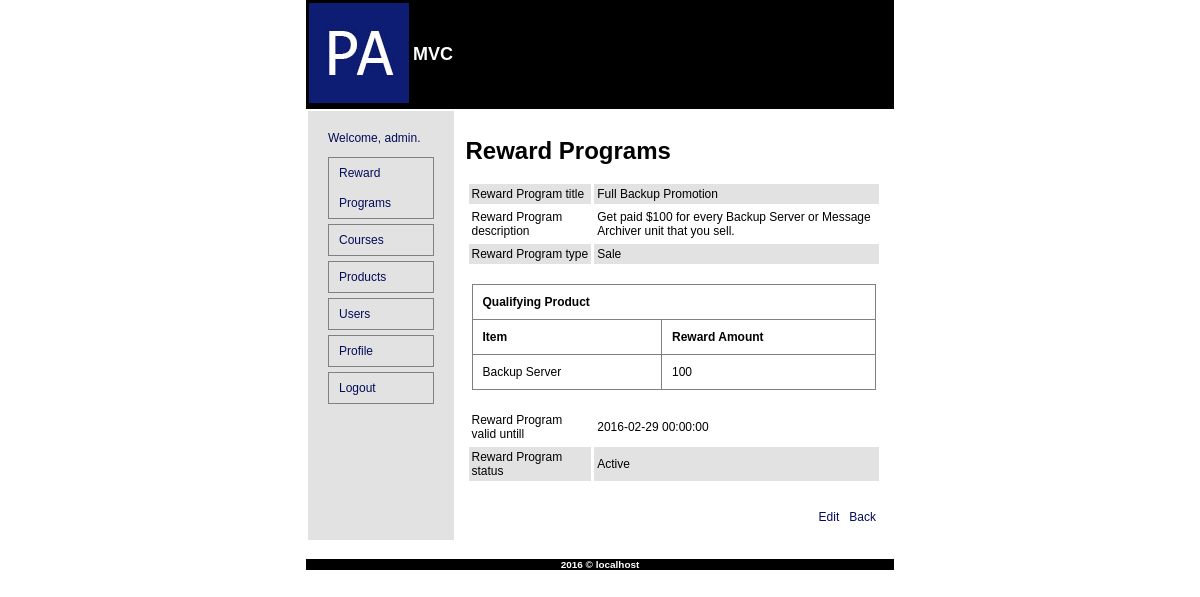
Page /?controller=rewardprogram&action=view&id=15 (signed in) on the committed database.
### tables this page shows
CREATE TABLE IF NOT EXISTS `brp_reward_program` (
  `id` int(11) NOT NULL AUTO_INCREMENT,
  `title` varchar(255) NOT NULL,
  `description` text NOT NULL,
  `type` varchar(25) NOT NULL,
  `validity` datetime NOT NULL,
  `added_on` datetime NOT NULL,
  `status` varchar(25) NOT NULL,
  PRIMARY KEY (`id`)
);

CREATE TABLE IF NOT EXISTS `brp_reward_program_item` (
  `id` int(11) NOT NULL AUTO_INCREMENT,
  `reward_program_id` int(11) NOT NULL,
  `item_id` int(11) NOT NULL,
  `amount` int(11) NOT NULL,
  PRIMARY KEY (`id`)
);

### index.php (called while the page is built, shortened)
<?php
try {
	require_once __SITE_PATH . "/config/routes.php";
}
catch(Exception $e) {
	render('error',array('message'=>$e->getMessage()));
}
?>

### app/models/rewardprogram.model.php (called while the page is built, shortened)
<?php
class RewardProgram{
	public static function show($arr = array()){
		global $db;
		if(empty($arr)){
			$st = $db->prepare("SELECT `id`, `title`, `description`, `type`, `validity`, `added_on`, `status` FROM `brp_reward_program`");
		}
		else if(!empty($arr['id'])){
			$st = $db->prepare("SELECT brp_reward_program.`id`, `title`, `description`, `type`, `validity`, `added_on`, `status`, `item_id`, `amount` FROM brp_reward_program, brp_reward_program_item WHERE brp_reward_program.id=:id AND reward_program_id=:id");
		}
		else{
			throw new Exception("Unsupported property!");
		}
		$st->execute($arr);
		return $st->fetchAll(PDO::FETCH_CLASS, "RewardProgram");
	}
}
?>

### config/db_helpers.php (called while the page is built, shortened)
<?php
	function getproduct($arr = array()){
		global $db;
		$st = $db->prepare("SELECT `title` FROM `brp_product` WHERE `id` = :id");
		$st->execute($arr);
		return $st->fetchAll(PDO::FETCH_CLASS, "RewardProgram");
	}
?>

### app/views/rewardprogram/view.php (the view, shortened to what this page needs)
<table style="width:100%;" cellspacing="3" cellpadding="3">
	<tr class="even">
		<td>Reward Program title</td>
		<td><?php echo $rewardprograms->title; ?></td>
	</tr>
	<tr>
		<td>Reward Program description</td>
		<td><?php echo $rewardprograms->description; ?></td>
	</tr>
	<tr class="even">
		<td>Reward Program type</td>
		<td><?php echo $rewardprograms->type; ?></td>
	</tr>
	<tr>
		<td colspan="2">
			<br>
			<table width="100%" class="qitems">
				<tr>
					<td colspan="2"><b>Qualifying <?php if($rewardprograms->type=="Sale") echo "Product"; else echo "Course"; ?></b></td>
				</tr>
				<tr>
					<th>Item</th>
					<th>Reward Amount</th>
				</tr>
				<tr>
					<td><?php echo $rewardprograms->itemname; ?></td>
					<td><?php echo $rewardprograms->amount; ?></td>
				</tr>
			</table>
			<br>
		</td>
	</tr>
	<tr>
		<td>Reward Program valid untill</td>
		<td><?php echo $rewardprograms->validity; ?></td>
	</tr>
	<tr class="even">
		<td>Reward Program status</td>
		<td><?php echo $rewardprograms->status;?></td>
	</tr>
	<tr><td colspan="2">&nbsp;</td></tr>
	<tr>
		<td>&nbsp;</td>
		<td class="align-right">
		<a href="?controller=rewardprogram&action=edit&id=<?php echo $rewardprograms->id; ?>">Edit</a>&nbsp;&nbsp;
		<a href="?controller=rewardprogram">Back</a></td>
	</tr>
</table>

### app/assets/css/styles.css (style rules this page uses)
html, body { width:70%; margin:auto; }
html, body, div, table, tr, td, p, ul, li, a, h1, h2, h3, h4, h5, h6, span, font { font-family: Arial; }
html, body, div, table, tr, td, p, ul, li, a, span, font { font-size:12px; }
a, a:active, a:visited { text-decoration:none;color:#040c58; }
.align-right { text-align:right; }
tr.even { background:#e2e2e2; }
.qitems { border-collapse: collapse; }
table.qitems th, table.qitems td { border:1px solid gray; padding:10px; }

### rows in the picture
brp_reward_program: title "Full Backup Promotion", description "Get paid $100 for every Backup Server or Message Archiver unit that you sell.", type "Sale", brp_reward_program_item.amount "100", validity "2016-02-29 00:00:00", status "Active"

### other values in the picture
Session::get('firstname') "admin"
$title "Reward Programs"
$rewardprograms->itemname "Backup Server"
$GLOBALS['defaultFooter'] "2016 © localhost"
